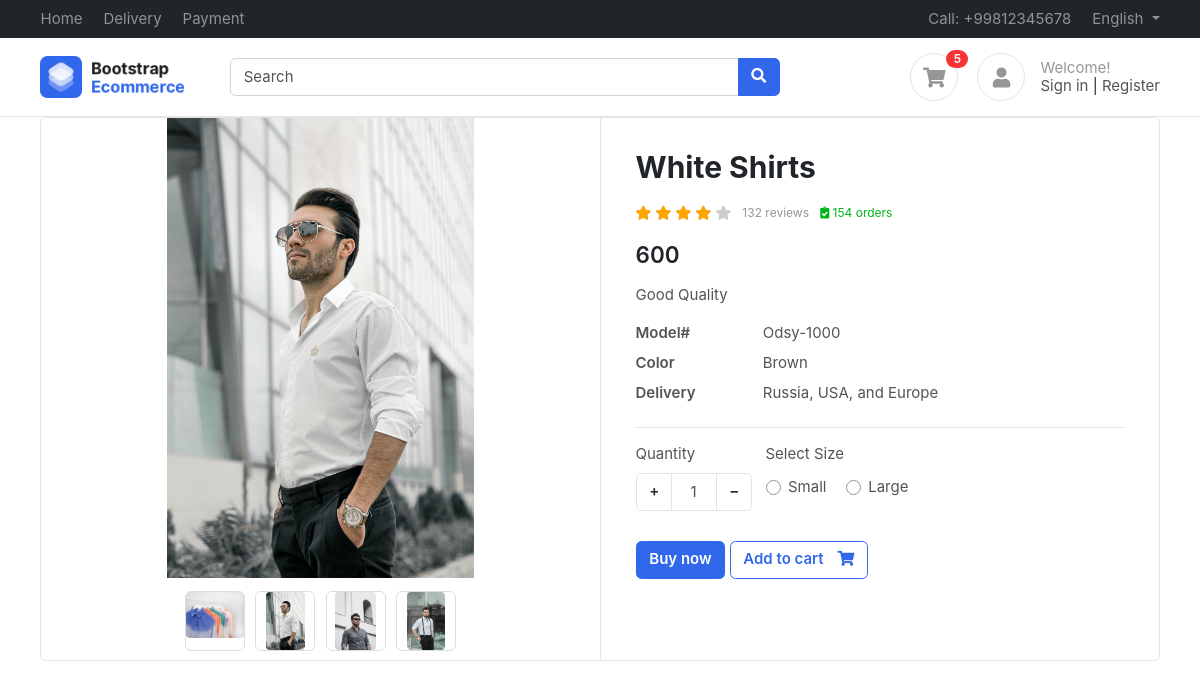
Screenshot of /products/white-shirts/ (signed in) with the database file from the repository.
### accounts/models.py (models this page shows)
class Profile(BaseModel):
    user=models.OneToOneField(User,on_delete=models.CASCADE,related_name="profile")
    is_email_verified=models.BooleanField(default=False)
    email_token=models.CharField(max_length=100,null=True,blank=True)
    profile_image=models.ImageField(upload_to="profile")
    def get_cart_count(self):
        return CartItems.objects.filter(cart__is_paid = False , cart__user = self.user).count()  # We can pass this count by passing context

### products/models.py (models this page shows, shortened)
class Product(BaseModel):
    product_name = models.CharField(max_length=464)
    slug = models.SlugField(unique=True,null=True,blank=True)
    category =models.ForeignKey(Category, on_delete=models.CASCADE,related_name="product")
    price = models.IntegerField()
    product_description = models.TextField()
    color_variant = models.ManyToManyField(ColorVariant,blank=True)
    size_variant = models.ManyToManyField(SizeVariant,blank=True)

class ProductImage(BaseModel):
    product=models.ForeignKey(Product,on_delete=models.CASCADE,related_name="product_image",default="NO records")
    image=models.ImageField(upload_to="product",default="No images")

class SizeVariant(BaseModel):
    size_name=models.CharField(max_length=78)
    price=models.IntegerField()

### products/views.py (the view, shortened to what this page needs)
# urls.py: path("<slug>/", get_product, name="get_product"),
def get_product(request,slug):
    try:
        product=Product.objects.get(slug=slug)
        context={'product':product}
        a=product.size_variant
        print(a)
        return render(request,"products/products.html", context=context)
    except Exception as e:
        print(e)

### templates/products/products.html (shortened to what this page needs)
{% extends 'base/base.html' %}
{% block start %}
<div class="container">
  <div class="card">
    <div class="row no-gutters">
      <aside class="col-md-6">
        <article class="gallery-wrap">
          <div class="img-big-wrap">
            <div> <a href="#"><img src="/media/{{product.product_image.first.image}}"></a></div>
          </div>
          <div class="thumbs-wrap">
            {% for image in product.product_image.all %}
            <a href="#" class="item-thumb"> <img src="/media/{{image.image}}"></a>
            {% endfor %}
          </div>
        </article>
      </aside>
      <main class="col-md-6 border-left">
        <article class="content-body">
          <h2 class="title">{{product.product_name}}</h2>
          <div class="rating-wrap my-3">
            <ul class="rating-stars">
              <li style="width:80%" class="stars-active">
                <i class="fa fa-star"></i> <i class="fa fa-star"></i>
                <i class="fa fa-star"></i> <i class="fa fa-star"></i>
              </li>
              <li>
                <i class="fa fa-star"></i> <i class="fa fa-star"></i>
                <i class="fa fa-star"></i> <i class="fa fa-star"></i>
                <i class="fa fa-star"></i>
              </li>
            </ul>
            <small class="label-rating text-muted">132 reviews</small>
            <small class="label-rating text-success"> <i class="fa fa-clipboard-check"></i> 154 orders </small>
          </div>
          <div class="mb-3">
            <var class="price h4">
              {% if updated_price %}
              {{updated_price}}
              {% else %}
              {{product.price}}
             {% endif %}
            </var>
          </div>
          <p>{{product.product_description}}</p>
          <dl class="row">
            <dt class="col-sm-3">Model#</dt>
            <dd class="col-sm-9">Odsy-1000</dd>
            <dt class="col-sm-3">Color</dt>
            <dd class="col-sm-9">Brown</dd>
            <dt class="col-sm-3">Delivery</dt>
            <dd class="col-sm-9">Russia, USA, and Europe </dd>
          </dl>
          <hr>
          <div class="form-row">
            <div class="form-group col-md flex-grow-0">
              <label>Quantity</label>
              <div class="input-group mb-3 input-spinner">
                <div class="input-group-prepend">
                  <button class="btn btn-light" type="button" id="button-plus"> + </button>
                </div>
                <input type="text" class="form-control" value="1">
                <div class="input-group-append">
                  <button class="btn btn-light" type="button" id="button-minus"> − </button>
                </div>
              </div>
            </div>
            <div class="form-group col-md">
              {% if product.size_variant.count %}
              <label>Select Size</label>
              <div class="mt-1">
                {% for size in product.size_variant.all %}
                <label class="custom-control custom-radio custom-control-inline">
                  <div class="custom-control-label">{{size.size_name}}</div>
                </label>
                {% endfor %}
              </div>
               {% endif %}
            </div>
          </div>
          <a href="#" class="btn  btn-primary"> Buy now </a>
          <a href="{% url 'add_to_cart' product.uid %}?variant={{selected_size}}" class="btn  btn-outline-primary"> <span class="text">Add to cart</span> <i
              class="fas fa-shopping-cart"></i> </a>
        </article>
      </main>
    </div>
  </div>
</div>
{% endblock %}

### templates/base/base.html (shortened to what this page needs)
<!DOCTYPE HTML>
<html lang="en">
<head>
<link href="/media/css/bootstrap.css" rel="stylesheet" type="text/css"/>
<link href="/media/fonts/fontawesome/css/all.min.css" type="text/css" rel="stylesheet">
<link href="/media/css/ui.css" rel="stylesheet" type="text/css"/>
<link href="/media/css/responsive.css" rel="stylesheet" />
</head>
<body>
	<header class="section-header">
		<nav class="navbar navbar-dark navbar-expand p-0 bg-dark">
		<div class="container">
			<ul class="navbar-nav d-none d-md-flex mr-auto">
				<li class="nav-item"><a class="nav-link" href="#">Home</a></li>
				<li class="nav-item"><a class="nav-link" href="#">Delivery</a></li>
				<li class="nav-item"><a class="nav-link" href="#">Payment</a></li>
			</ul>
			<ul class="navbar-nav">
				<li class="nav-item"><a href="#" class="nav-link"> Call: +99812345678 </a></li>
				<li class="nav-item dropdown">
					 <a href="#" class="nav-link dropdown-toggle" data-toggle="dropdown"> English </a>
				</li>
			</ul>
		  </div>
		</nav>
		<section class="header-main border-bottom">
			<div class="container">
		<div class="row align-items-center">
			<div class="col-lg-2 col-4">
				<div class="brand-wrap">
					<img class="logo" src="images/logo.png">
				</div>
			</div>
			<div class="col-lg-6 col-sm-12">
				<form action="#" class="search">
					<div class="input-group w-100">
						<input type="text" class="form-control" placeholder="Search">
						<div class="input-group-append">
						  <button class="btn btn-primary" type="submit">
							<i class="fa fa-search"></i>
						  </button>
						</div>
					</div>
				</form>
			</div>
			<div class="col-lg-4 col-sm-6 col-8">
				<div class="widgets-wrap float-md-right">
					<div class="widget-header  mr-3">
						<a href="{%url 'cart' %}" class="icon icon-sm rounded-circle border"><i class="fa fa-shopping-cart"></i></a>
						<span class="badge badge-pill badge-danger notify">{{request.user.profile.get_cart_count}}</span>
					</div>
					<div class="widget-header icontext">
						<a href="#" class="icon icon-sm rounded-circle border"><i class="fa fa-user"></i></a>
						<div class="text">
							<span class="text-muted">Welcome!</span>
							<div>
								<a href="#">Sign in</a> |
								<a href="#"> Register</a>
							</div>
						</div>
					</div>
				</div>
			</div>
		</div>
			</div>
		</section>
		</header>
        <body>
        </head>
{% block start %}
{% endblock  %}

### public/static/css/ui.css (style rules this page uses)
html { font-family: 'Inter', sans-serif; font-size: 15px; }
.content-body { flex: 1 1 auto; padding: 2rem 2.3rem; }
.icon-xs, .icon-sm, .icon-md, .icon-lg { display: inline-block; text-align: center; flex-shrink: 0; flex-grow: 0; }
.icon-sm { width: 48px; height: 48px; line-height: 48px; font-size: 20px; }
var { font-style: normal; }
article:after, .form-group:after { display: block; clear: both; content: ""; }
.card .title { color: #212529; }
.header-main { position: relative; padding-top: 1rem; padding-bottom: 1rem; }
.brand-wrap .logo, .navbar-brand .logo { margin-right: 7px; max-height: 42px; display: inline-block; }
.widget-header { display: inline-block; vertical-align: middle; position: relative; }
.widget-header a { color: #545454; }
.widget-header i { color: #969696; }
.widget-header .notify { position: absolute; top: -3px; right: -10px; }
.btn-light { background-color: #fff; border-color: #e4e4e4; }
.btn .text + i { margin-left: 10px; }
dl[class="row"] { margin-bottom: 0; }
.icontext { display: inline-flex; align-items: center; vertical-align: middle; }
.icontext .text { width: 100%; line-height: 1.2; color: #212529; }
.icontext .icon { position: relative; margin-right: 15px; flex-shrink: 0; flex-grow: 0; }
.notify { position: absolute; top: -4px; right: -10px; display: inline-block; padding: .25em .6em; font-size: 12px; line-height: 1; text-align: center; border-radius: 3rem; color: #fff; background-color: #fa3434; }
.price { font-weight: 600; color: #212529; }
.label-rating { margin-left: 7px; display: inline-block; vertical-align: middle; }
.rating-stars { display: inline-block; vertical-align: middle; list-style: none; margin: 0; padding: 0; position: relative; white-space: nowrap; clear: both; }
.rating-stars i { font-size: 14px; color: #ccc; display: inline; }
.rating-stars li { display: block; text-overflow: clip; white-space: nowrap; z-index: 1; }
.rating-stars li.stars-active { z-index: 2; position: absolute; top: 0; left: 0; overflow: hidden; }
.rating-stars li.stars-active i { color: orange; }
.input-spinner { width: 120px; flex-wrap: nowrap; display: inline-flex; }
.input-spinner input.form-control { text-align: center; max-width: 46px; flex-basis: 46px; border-color: #e4e4e4; flex-grow: 0; }
.input-spinner .btn { width: 36px; text-align: center; }
.gallery-wrap .img-big-wrap { margin-bottom: 10px; border-radius: 0.37rem; overflow: hidden; background-color: #fff; }
.gallery-wrap .img-big-wrap a { text-align: center; display: block; }
.gallery-wrap .img-big-wrap img { height: 460px; width: auto; display: inline-block; cursor: zoom-in; }
.gallery-wrap .thumbs-wrap { text-align: center; }
.gallery-wrap .thumbs-wrap .item-thumb { width: 60px; height: 60px; border: 1px solid #ddd; border-radius: 6px; margin: 3px; display: inline-block; overflow: hidden; }
.gallery-wrap .thumbs-wrap img { max-width: 100%; max-height: 100%; object-fit: cover; border-radius: 4px; cursor: zoom-in; }

### rows the page displays
Product: product_image.first.image (picture), product_name "White Shirts", price "600", product_description "Good Quality"
ProductImage: image (picture)
ProductImage: image (picture)
ProductImage: image (picture)
ProductImage: image (picture)
SizeVariant: size_name "Small"
SizeVariant: size_name "Large"

### other values shown
{{ request.user.profile.get_cart_count }} "5"
